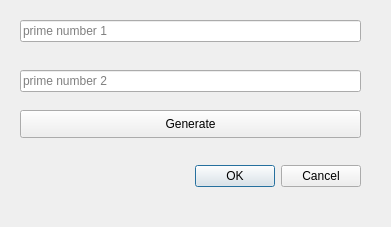
<?xml version="1.0" encoding="UTF-8"?>
<ui version="4.0">
 <class>Dialog</class>
 <widget class="QDialog" name="Dialog">
  <property name="geometry">
   <rect>
    <x>0</x>
    <y>0</y>
    <width>391</width>
    <height>227</height>
   </rect>
  </property>
  <property name="windowTitle">
   <string>Dialog</string>
  </property>
  <widget class="QDialogButtonBox" name="buttonBox">
   <property name="geometry">
    <rect>
     <x>20</x>
     <y>160</y>
     <width>341</width>
     <height>32</height>
    </rect>
   </property>
   <property name="orientation">
    <enum>Qt::Horizontal</enum>
   </property>
   <property name="standardButtons">
    <set>QDialogButtonBox::Cancel|QDialogButtonBox::Ok</set>
   </property>
  </widget>
  <widget class="QPushButton" name="pushButton">
   <property name="geometry">
    <rect>
     <x>20</x>
     <y>110</y>
     <width>341</width>
     <height>28</height>
    </rect>
   </property>
   <property name="text">
    <string>Generate</string>
   </property>
  </widget>
  <widget class="QLineEdit" name="lineEdit">
   <property name="geometry">
    <rect>
     <x>20</x>
     <y>20</y>
     <width>341</width>
     <height>22</height>
    </rect>
   </property>
   <property name="placeholderText">
    <string>prime number 1</string>
   </property>
  </widget>
  <widget class="QLineEdit" name="lineEdit_2">
   <property name="geometry">
    <rect>
     <x>20</x>
     <y>70</y>
     <width>341</width>
     <height>22</height>
    </rect>
   </property>
   <property name="placeholderText">
    <string>prime number 2</string>
   </property>
  </widget>
 </widget>
 <resources/>
 <connections>
  <connection>
   <sender>buttonBox</sender>
   <signal>accepted()</signal>
   <receiver>Dialog</receiver>
   <slot>accept()</slot>
   <hints>
    <hint type="sourcelabel">
     <x>248</x>
     <y>254</y>
    </hint>
    <hint type="destinationlabel">
     <x>157</x>
     <y>274</y>
    </hint>
   </hints>
  </connection>
  <connection>
   <sender>buttonBox</sender>
   <signal>rejected()</signal>
   <receiver>Dialog</receiver>
   <slot>reject()</slot>
   <hints>
    <hint type="sourcelabel">
     <x>316</x>
     <y>260</y>
    </hint>
    <hint type="destinationlabel">
     <x>286</x>
     <y>274</y>
    </hint>
   </hints>
  </connection>
 </connections>
</ui>
